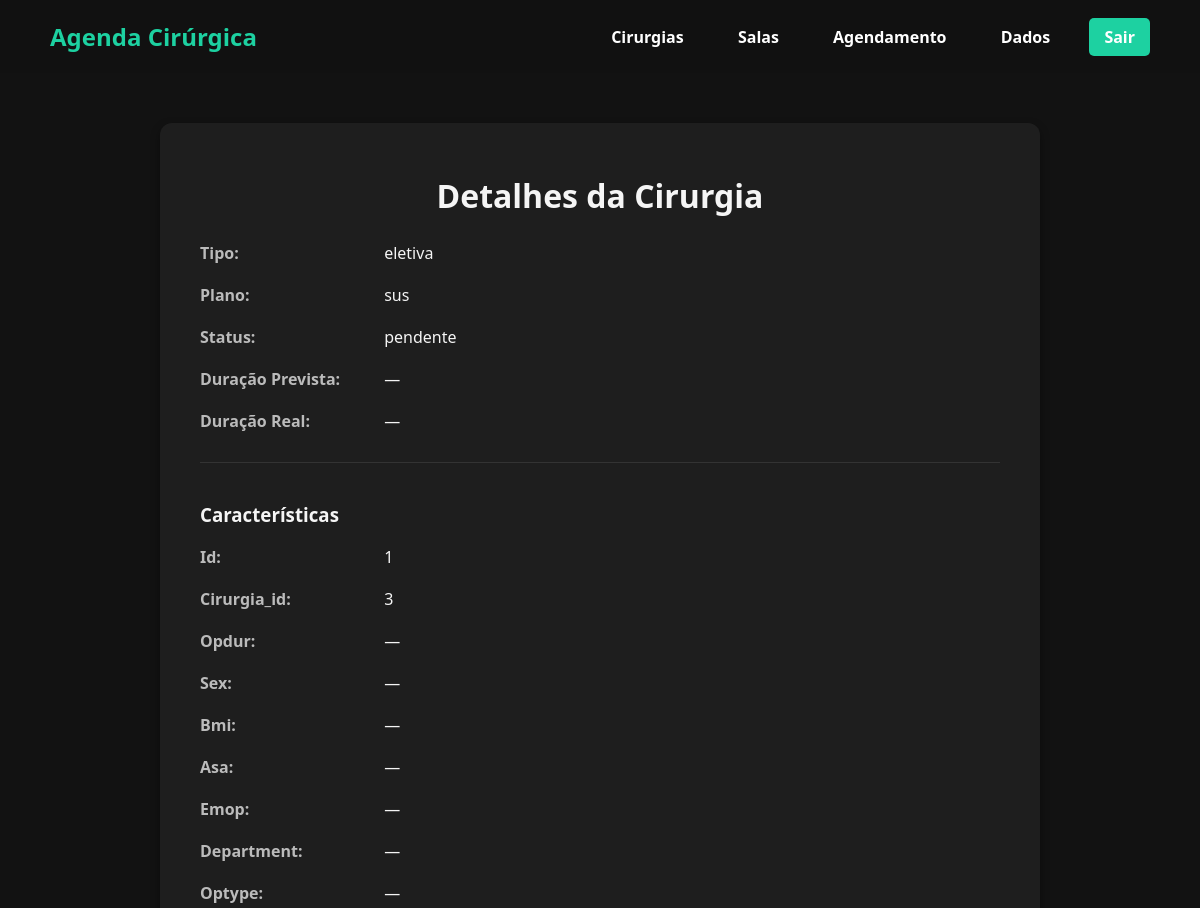
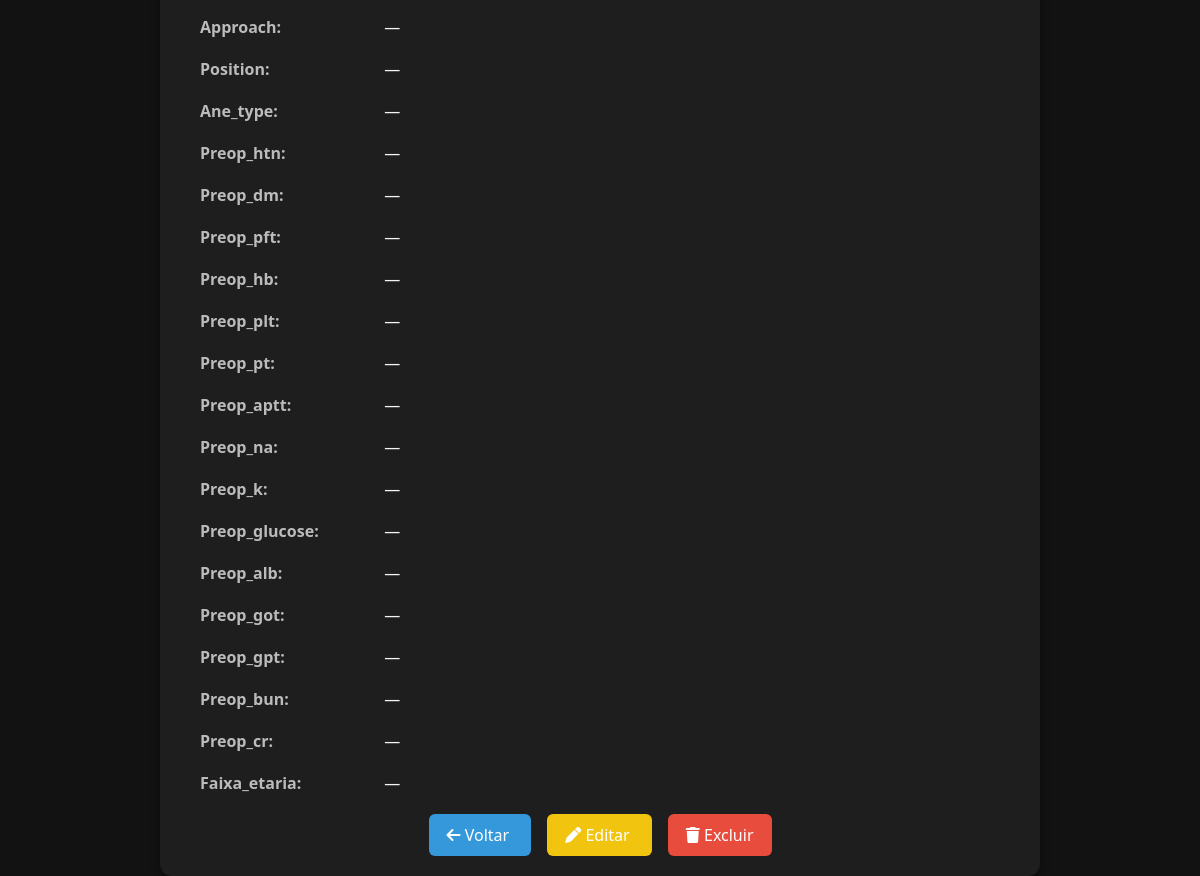
/cirurgias/3, run on the app's committed database (2 pictures, top to bottom).
### tables this page shows
CREATE TABLE cirurgias (
    id INTEGER PRIMARY KEY AUTOINCREMENT,
    usuario_id INTEGER NOT NULL,
    tipo TEXT NOT NULL,
    plano TEXT NOT NULL,
    duracao_prevista INTEGER,
    duracao_real INTEGER,
    status TEXT DEFAULT 'pendente',
    FOREIGN KEY (usuario_id) REFERENCES usuarios(id)
);

### routes/cirurgia.py (the view)
@bp_cirurgia.route("/cirurgias/<int:id>")
def ver_cirurgia(id):
    cirurgia = Cirurgia.buscar_por_id(id)
    if not cirurgia:
        flash("Cirurgia não encontrada.", "erro")
        return redirect(url_for("cirurgia.listar_cirurgias_usuario"))
    conn = sqlite3.connect(db_path)
    cursor = conn.cursor()
    cursor.execute("SELECT * FROM cirurgia_caracteristicas WHERE cirurgia_id=?", (id,))
    row = cursor.fetchone()
    conn.close()
    caracteristicas = {}
    if row:
        colunas = [desc[0] for desc in cursor.description]
        caracteristicas = dict(zip(colunas, row))
    return render_template("ver_cirurgia.html", cirurgia=cirurgia, caracteristicas=caracteristicas)

### models/cirurgia.py (called while the page is built)
    @staticmethod
    def buscar_por_id(cirurgia_id):
        conn = sqlite3.connect(DB_PATH)
        cursor = conn.cursor()
        cursor.execute("SELECT usuario_id, tipo, plano, duracao_prevista, duracao_real, status FROM cirurgias WHERE id=?", (cirurgia_id,))
        row = cursor.fetchone()
        conn.close()
        if row:
            return Cirurgia(row[0], row[1], row[2], row[3], row[4], row[5], id=cirurgia_id)
        return None

### templates/ver_cirurgia.html (shortened to what this page needs)
<!DOCTYPE html>
<html lang="pt-BR">
<head>
    <link rel="stylesheet" href="{{ url_for('static', filename='style.css') }}">
    <link rel="stylesheet" href="https://cdnjs.cloudflare.com/ajax/libs/font-awesome/6.4.0/css/all.min.css">
</head>
<body>
    <nav class="navbar">
        <div class="logo">
            <a href="{{ url_for('usuario.home') }}" class="logo-link">Agenda Cirúrgica</a>
        </div>
        <div class="nav-links">
            <a href="{{ url_for('cirurgia.listar_cirurgias_usuario') }}" class="active">Cirurgias</a>
            <a href="#">Salas</a>
            <a href="#">Agendamento</a>
            <a href="#">Dados</a>
            <a href="{{ url_for('usuario.logout') }}" class="btn-primary">Sair</a>
        </div>
    </nav>
    <div class="detalhes-container">
        <h1>Detalhes da Cirurgia</h1>
        <div class="detalhes-item"><strong>Tipo:</strong> {{ cirurgia.tipo }}</div>
        <div class="detalhes-item"><strong>Plano:</strong> {{ cirurgia.plano }}</div>
        <div class="detalhes-item"><strong>Status:</strong> {{ cirurgia.status }}</div>
        <div class="detalhes-item"><strong>Duração Prevista:</strong> {{ cirurgia.duracao_prevista or '—' }}</div>
        <div class="detalhes-item"><strong>Duração Real:</strong> {{ cirurgia.duracao_real or '—' }}</div>
        {% if caracteristicas %}
        <div class="caracteristicas">
            <h3>Características</h3>
            {% for key, value in caracteristicas.items() %}
                <div class="detalhes-item"><strong>{{ key|capitalize }}:</strong> {{ value or '—' }}</div>
            {% endfor %}
        </div>
        {% endif %}
        <div class="botoes-acoes">
            <a href="{{ url_for('cirurgia.listar_cirurgias_usuario') }}" class="btn btn-voltar">
                <i class="fa-solid fa-arrow-left"></i> Voltar
            </a>
            <a href="{{ url_for('cirurgia.editar_cirurgia', id=cirurgia.id) }}" class="btn btn-editar">
                <i class="fa-solid fa-pen"></i> Editar
            </a>
            <a href="{{ url_for('cirurgia.excluir_cirurgia', id=cirurgia.id) }}" class="btn btn-excluir" onclick="return confirm('Deseja realmente excluir esta cirurgia?')">
                <i class="fa-solid fa-trash"></i> Excluir
            </a>
        </div>
    </div>
</body>
</html>

### static/style.css (style rules this page uses)
body, html { margin: 0; padding: 0; font-family: 'Segoe UI', Tahoma, Geneva, Verdana, sans-serif; height: 100%; }
.navbar { display: flex; justify-content: space-between; align-items: center; padding: 20px 50px; background-color: #111; color: white; }
.navbar .logo { font-size: 24px; font-weight: bold; color: #1dd1a1; }
.navbar .nav-links a { color: white; margin-left: 20px; text-decoration: none; font-weight: bold; padding: 8px 15px; border-radius: 5px; transition: 0.3s; }
.navbar .nav-links .btn-primary { background-color: #1dd1a1; }
.logo-link { text-decoration: none; color: #1dd1a1; font-weight: bold; }

### templates/ver_cirurgia.html (style rules this page uses)
body { color: #f5f5f5; background-color: #121212; }
.detalhes-container { background-color: #1e1e1e; max-width: 800px; margin: 50px auto; padding: 30px 40px; border-radius: 12px; box-shadow: 0 4px 10px rgba(0,0,0,0.4); }
h1 { text-align: center; margin-bottom: 25px; }
.detalhes-item { margin-bottom: 20px; }
.detalhes-item strong { color: #bbb; display: inline-block; width: 180px; }
.caracteristicas { margin-top: 30px; border-top: 1px solid #333; padding-top: 20px; }
.botoes-acoes { margin-top: 30px; text-align: center; }
.btn { color: #fff; text-decoration: none; margin: 0 8px; padding: 10px 18px; border-radius: 6px; transition: 0.3s; }
.btn-voltar { background-color: #3498db; }
.btn-editar { background-color: #f1c40f; }
.btn-excluir { background-color: #e74c3c; }

### data on the page
cirurgias: tipo "eletiva", plano "sus", status "pendente"

### other printed values
{{ cirurgia.duracao_prevista or '—' }} "—"
{{ cirurgia.duracao_real or '—' }} "—"
{{ key|capitalize }} "Id" "Cirurgia_id" "Opdur" "Sex" "Bmi" "Asa" "Emop" "Department" "Optype" "Approach" "Position" "Ane_type" "Preop_htn" "Preop_dm" "Preop_pft" "Preop_hb" "Preop_plt" "Preop_pt" "Preop_aptt" "Preop_na" "Preop_k" "Preop_glucose" "Preop_alb" "Preop_got" "Preop_gpt" "Preop_bun" "Preop_cr" "Faixa_etaria"
{{ value or '—' }} "1" "3" "—" "—" "—" "—" "—" "—" "—" "—" "—" "—" "—" "—" "—" "—" "—" "—" "—" "—" "—" "—" "—" "—" "—" "—" "—" "—"
